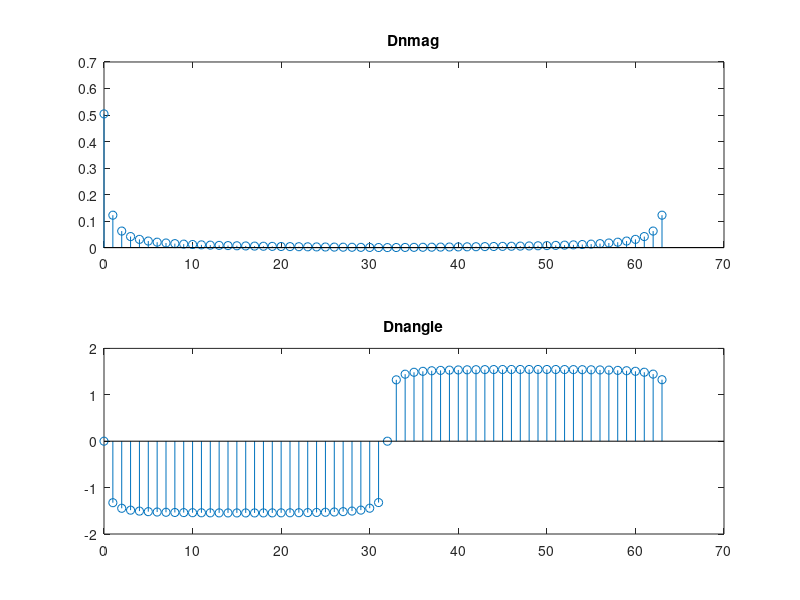

The MATLAB source for this figure:
%%% Computing fourier coefficients using fft
function fourier_coeff

clear all
clf

T0=pi;
N0=64;
Ts=T0/N0;
M=10;

t=[0:Ts:Ts*(N0-1)]';
g=exp(-t/2);
g(1)=0.604;

Dn=1/N0*fft(g) % fft function in matlab calculates fourier coefficients using an algorithm called fft algorithm

[Dnangle,Dnmag]=cart2pol(real(Dn),imag(Dn)) % converting cartesian to polar coordinates using inbuilt matlab function cart2pol

k=0:length(Dn)-1

subplot(211), stem(k,Dnmag), title('Dnmag') % subplot(xyz), indicates create x times y subplots in a single plot, and position current plot in z location
subplot(212), stem(k,Dnangle), title('Dnangle') 


%%% Fourier coefficients can also be computed using numerical integration, 
%%% see page (77) in textbook for matlab code